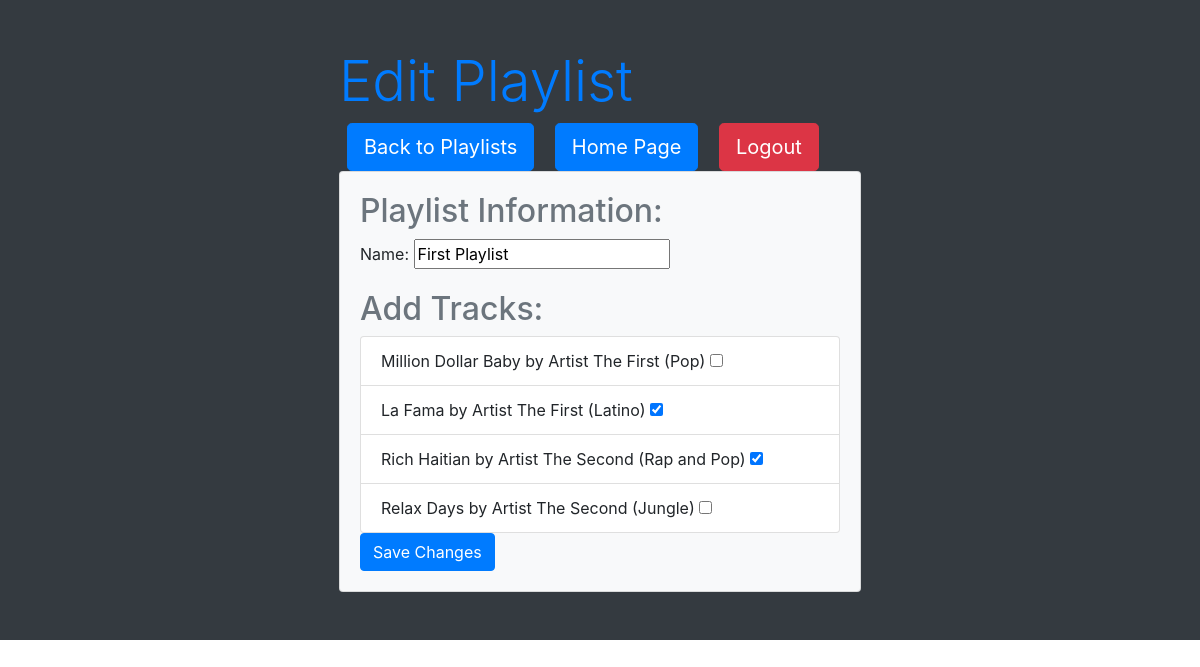
The page /playlists/1/edit/ on the database its author committed.
### music_streaming_app/models.py (models this page shows, shortened)
class Playlist(models.Model):
    name = models.CharField(max_length=100)
    user = models.ForeignKey(User, on_delete=models.CASCADE, related_name='playlists')
    tracks = models.ManyToManyField(MusicTrack, related_name='playlists')

class MusicTrack(models.Model):
    title = models.CharField(max_length=100)
    artist = models.ForeignKey(User, on_delete=models.CASCADE, related_name='tracks')
    audio_file = models.FileField(upload_to='audio_files/')
    genre = models.CharField(max_length=50)

class User(AbstractUser):
    name = models.CharField(max_length=100, unique=True)
    bio = models.TextField()
    is_artist = models.BooleanField(default=False)
    email = models.EmailField(blank=True)

### music_streaming_app/views.py (the view)
# urls.py: path("playlists/<int:playlist_id>/edit/", views.edit_playlist, name="edit_playlist"),
def edit_playlist(request, playlist_id):
    playlist = Playlist.objects.get(id=playlist_id)
    tracks = MusicTrack.objects.all()
    playlist_tracks = playlist.tracks.all()
    if request.method == "POST":
        form = PlaylistUpdateForm(request.POST, instance=playlist)
        if form.is_valid():
            form.save()
            tracks = request.POST.getlist("tracks")
            playlist.tracks.clear()
            for track_id in tracks:
                track = MusicTrack.objects.get(id=track_id)
                playlist.tracks.add(track)
            return redirect("playlist_page", playlist_id=playlist.id)
    else:
        form = PlaylistUpdateForm(instance=playlist)
    return render(request, "edit_playlist.html", {"form": form, "playlist": playlist, "tracks": tracks, "playlist_tracks": playlist_tracks})

### music_streaming_app/forms.py
class PlaylistUpdateForm(forms.ModelForm):
    class Meta:
        model = Playlist
        fields = ("name",)

### music_streaming_app/templates/edit_playlist.html (shortened to what this page needs)
{% extends 'base.html' %}
{% block content %}
    <div class="container">
        <div class="row justify-content-center">
            <div class="col-md-6">
                <h1 class="display-4 text-primary">Edit Playlist</h1>
                <a href="{% url "playlists_page" %}" class="btn btn-primary btn-lg mx-2">Back to Playlists</a>
                <a href="{% url "home-page" %}" class="btn btn-primary btn-lg mx-2">Home Page</a>
                <a href="{% url "logout" %}" class="btn btn-danger btn-lg mx-2">Logout</a>
                <div class="card bg-light">
                    <div class="card-body">
                        <form method="post">
                            <h2 class="text-secondary">Playlist Information:</h2>
                            {{ form.as_p }}
                            <h2 class="text-secondary">Add Tracks:</h2>
                            <ul class="list-group">
                                {% for track in tracks %}
                                    <li class="list-group-item">
                                        {{ track.title }} by {{track.artist.name }} ({{ track.genre }})
                                        <input type="checkbox" name="tracks" value="{{ track.id }}" {% if track in playlist_tracks %}checked{% endif %}>
                                    </li>
                                {% empty %}
                                    <li class="list-group-item text-secondary">No tracks available.</li>
                                {% endfor %}
                            </ul>
                            <button type="submit" class="btn btn-primary">Save Changes</button>
                        </form>
                    </div>
                </div>
            </div>
        </div>
    </div>
{% endblock %}

### rows shown on the page
Playlist: name "First Playlist"
MusicTrack: title "Million Dollar Baby", artist.name "Artist The First", genre "Pop"
MusicTrack: title "La Fama", artist.name "Artist The First", genre "Latino", tracks "☑"
MusicTrack: title "Rich Haitian", artist.name "Artist The Second", genre "Rap and Pop", tracks "☑"
MusicTrack: title "Relax Days", artist.name "Artist The Second", genre "Jungle"
